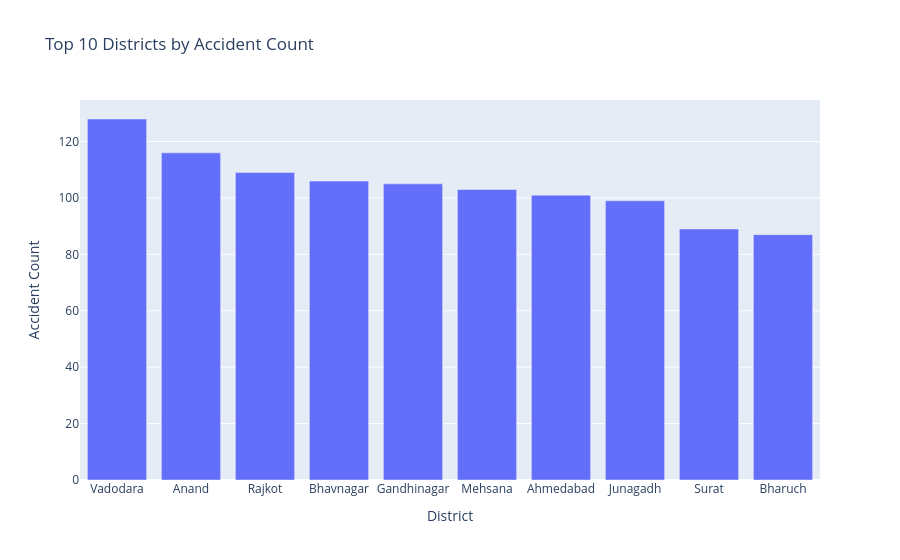

Notebook code for this chart:
### Markdown cell above
## District-wise Accident Analysis

This analysis identifies districts with the highest accident frequency.

### Code cell
district_counts = df['District'].value_counts().head(10)

fig = px.bar(
    x=district_counts.index,
    y=district_counts.values,
    labels={'x': 'District', 'y': 'Accident Count'},
    title='Top 10 Districts by Accident Count'
)

fig.show()

### Figure 1 — Plotly figure (JSON) as saved in the notebook; plotly's stock layout.template omitted (floating-point values rounded to 4 significant figures)
{"data": [{"hovertemplate": "District=%{x}<br>Accident Count=%{y}<extra></extra>", "legendgroup": "", "marker": {"color": "#636efa", "pattern": {"shape": ""}}, "name": "", "orientation": "v", "showlegend": false, "textposition": "auto", "type": "bar", "x": ["Vadodara", "Anand", "Rajkot", "Bhavnagar", "Gandhinagar", "Mehsana", "Ahmedabad", "Junagadh", "Surat", "Bharuch"], "xaxis": "x", "y": [128, 116, 109, 106, 105, 103, 101, 99, 89, 87], "yaxis": "y"}], "layout": {"barmode": "relative", "legend": {"tracegroupgap": 0}, "title": {"text": "Top 10 Districts by Accident Count"}, "xaxis": {"anchor": "y", "domain": [0, 1], "title": {"text": "District"}}, "yaxis": {"anchor": "x", "domain": [0, 1], "title": {"text": "Accident Count"}}}}
